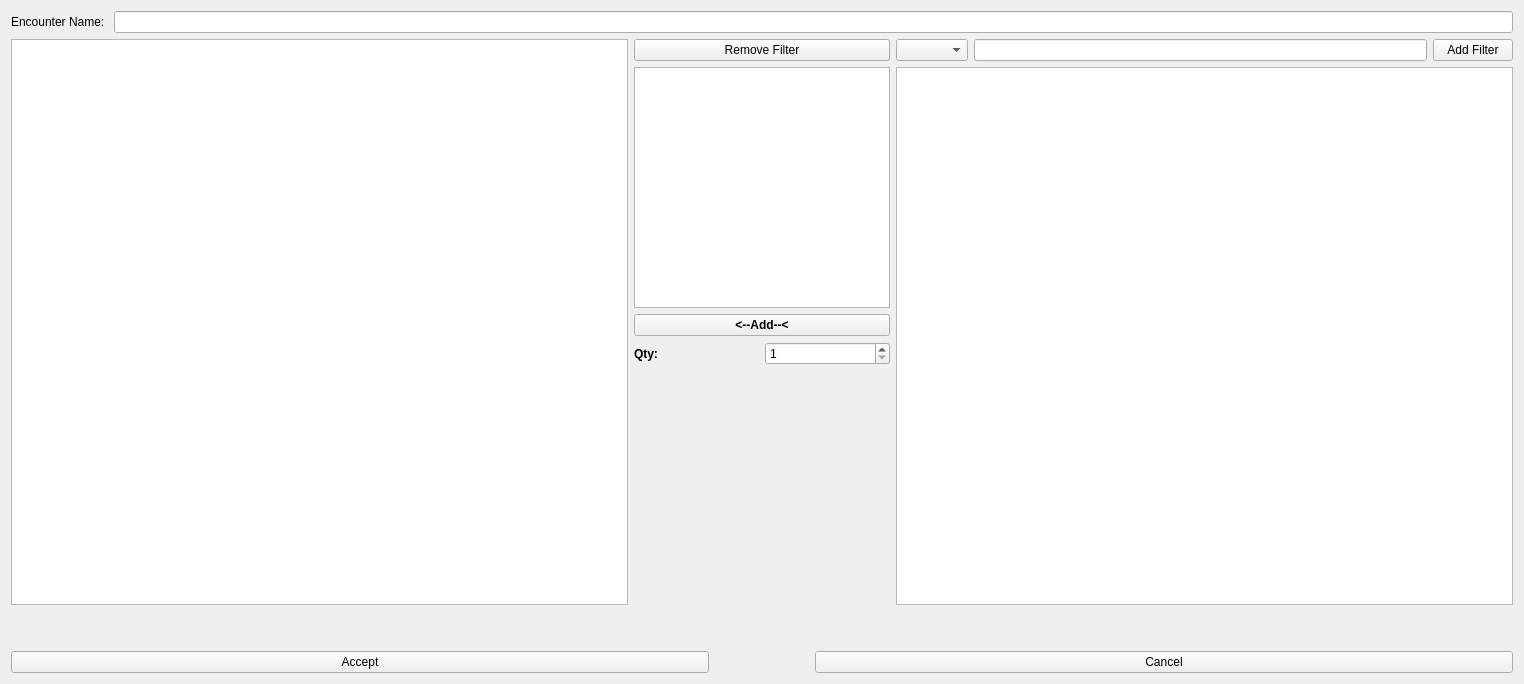
<?xml version="1.0" encoding="UTF-8"?>
<ui version="4.0">
 <class>addEncounter</class>
 <widget class="QWidget" name="addEncounter">
  <property name="geometry">
   <rect>
    <x>0</x>
    <y>0</y>
    <width>1524</width>
    <height>684</height>
   </rect>
  </property>
  <property name="windowTitle">
   <string>Add Encounter</string>
  </property>
  <layout class="QVBoxLayout" name="verticalLayout">
   <item>
    <layout class="QFormLayout" name="formLayout">
     <item row="0" column="0">
      <widget class="QLabel" name="label">
       <property name="text">
        <string>Encounter Name: </string>
       </property>
      </widget>
     </item>
     <item row="0" column="1">
      <widget class="QLineEdit" name="encounterNameEdit"/>
     </item>
    </layout>
   </item>
   <item>
    <layout class="QHBoxLayout" name="horizontalLayout_2">
     <item>
      <widget class="QTableWidget" name="currentEncounterTable">
       <property name="verticalScrollBarPolicy">
        <enum>Qt::ScrollBarAlwaysOff</enum>
       </property>
       <property name="sizeAdjustPolicy">
        <enum>QAbstractScrollArea::AdjustIgnored</enum>
       </property>
       <property name="selectionBehavior">
        <enum>QAbstractItemView::SelectRows</enum>
       </property>
      </widget>
     </item>
     <item>
      <layout class="QVBoxLayout" name="verticalLayout_3">
       <item>
        <widget class="QPushButton" name="removeFilterButton">
         <property name="text">
          <string>Remove Filter</string>
         </property>
        </widget>
       </item>
       <item>
        <widget class="QListWidget" name="filterList">
         <property name="sizePolicy">
          <sizepolicy hsizetype="Minimum" vsizetype="Expanding">
           <horstretch>0</horstretch>
           <verstretch>0</verstretch>
          </sizepolicy>
         </property>
        </widget>
       </item>
       <item>
        <widget class="QPushButton" name="addButton">
         <property name="sizePolicy">
          <sizepolicy hsizetype="Minimum" vsizetype="Fixed">
           <horstretch>0</horstretch>
           <verstretch>0</verstretch>
          </sizepolicy>
         </property>
         <property name="baseSize">
          <size>
           <width>0</width>
           <height>0</height>
          </size>
         </property>
         <property name="font">
          <font>
           <pointsize>9</pointsize>
           <weight>75</weight>
           <bold>true</bold>
          </font>
         </property>
         <property name="text">
          <string>&lt;--Add--&lt;</string>
         </property>
        </widget>
       </item>
       <item>
        <layout class="QHBoxLayout" name="horizontalLayout_4">
         <item>
          <widget class="QLabel" name="label_2">
           <property name="font">
            <font>
             <weight>75</weight>
             <bold>true</bold>
            </font>
           </property>
           <property name="text">
            <string>Qty: </string>
           </property>
          </widget>
         </item>
         <item>
          <widget class="QSpinBox" name="qtyCount">
           <property name="minimum">
            <number>1</number>
           </property>
           <property name="value">
            <number>1</number>
           </property>
          </widget>
         </item>
        </layout>
       </item>
       <item>
        <spacer name="verticalSpacer">
         <property name="orientation">
          <enum>Qt::Vertical</enum>
         </property>
         <property name="sizeHint" stdset="0">
          <size>
           <width>20</width>
           <height>40</height>
          </size>
         </property>
        </spacer>
       </item>
      </layout>
     </item>
     <item>
      <layout class="QVBoxLayout" name="verticalLayout_2">
       <item>
        <layout class="QHBoxLayout" name="horizontalLayout_3">
         <item>
          <widget class="QComboBox" name="filterFieldBox"/>
         </item>
         <item>
          <widget class="QLineEdit" name="filterEdit"/>
         </item>
         <item>
          <widget class="QPushButton" name="addFilterButton">
           <property name="text">
            <string>Add Filter</string>
           </property>
          </widget>
         </item>
        </layout>
       </item>
       <item>
        <widget class="QTableWidget" name="libraryTable">
         <property name="selectionMode">
          <enum>QAbstractItemView::SingleSelection</enum>
         </property>
         <property name="selectionBehavior">
          <enum>QAbstractItemView::SelectRows</enum>
         </property>
         <property name="sortingEnabled">
          <bool>true</bool>
         </property>
        </widget>
       </item>
      </layout>
     </item>
    </layout>
   </item>
   <item>
    <spacer name="verticalSpacer_3">
     <property name="orientation">
      <enum>Qt::Vertical</enum>
     </property>
     <property name="sizeType">
      <enum>QSizePolicy::Fixed</enum>
     </property>
     <property name="sizeHint" stdset="0">
      <size>
       <width>20</width>
       <height>40</height>
      </size>
     </property>
    </spacer>
   </item>
   <item>
    <layout class="QHBoxLayout" name="horizontalLayout">
     <item>
      <widget class="QPushButton" name="acceptButton">
       <property name="text">
        <string>Accept</string>
       </property>
      </widget>
     </item>
     <item>
      <spacer name="horizontalSpacer">
       <property name="orientation">
        <enum>Qt::Horizontal</enum>
       </property>
       <property name="sizeType">
        <enum>QSizePolicy::Fixed</enum>
       </property>
       <property name="sizeHint" stdset="0">
        <size>
         <width>100</width>
         <height>20</height>
        </size>
       </property>
      </spacer>
     </item>
     <item>
      <widget class="QPushButton" name="cancelButton">
       <property name="text">
        <string>Cancel</string>
       </property>
      </widget>
     </item>
    </layout>
   </item>
  </layout>
 </widget>
 <resources/>
 <connections/>
</ui>
